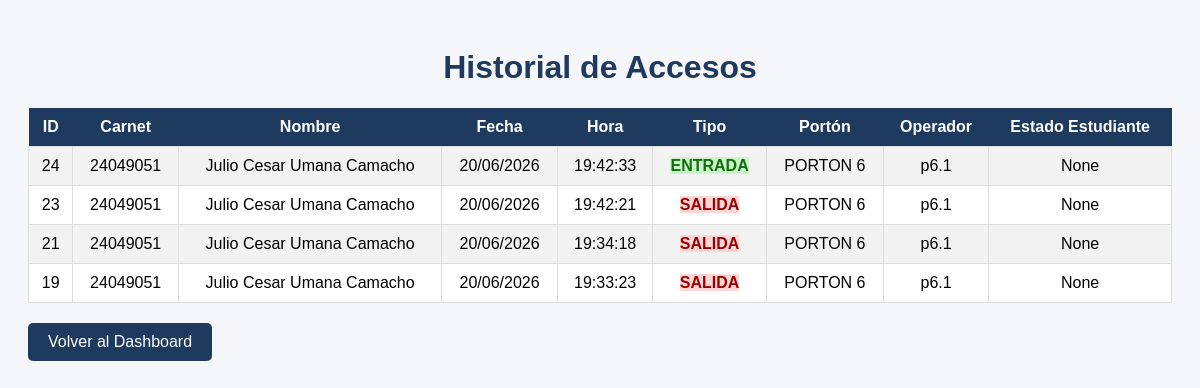
Screenshot of /ver_registros (signed in) with the database file from the repository.
### tables this page shows
CREATE TABLE registros(

    id INTEGER PRIMARY KEY AUTOINCREMENT,

    carnet TEXT,

    nombre TEXT,

    fecha TEXT,

    hora TEXT,

    tipo_acceso TEXT,

    porton TEXT

, usuario_operador TEXT, estado_estudiante TEXT);

### app.py (the view)
@app.route('/ver_registros')
def ver_registros():
    if 'usuario' not in session:
        return redirect('/')
    conexion = sqlite3.connect(
        os.path.join(BASE_DIR,"control_acceso.db")
    )
    cursor = conexion.cursor()
    rol = session.get("rol")
    if rol == "GUARDA":
        cursor.execute("""
            SELECT *
            FROM registros
            WHERE porton=?
            ORDER BY id DESC
        """,
        (
            session.get("porton"),
        ))
    elif rol == "SUPERVISOR":
        cursor.execute("""
            SELECT *
            FROM registros
            ORDER BY id DESC
        """)
    else:
        cursor.execute("""
            SELECT *
            FROM registros
            ORDER BY id DESC
        """)
    registros = cursor.fetchall()
    conexion.close()
    return render_template(
        "registros.html",
        registros=registros
    )

### templates/registros.html (shortened to what this page needs)
<!DOCTYPE html>
<html lang="es">
<head>
</head>
<body>
<h1>
Historial de Accesos
</h1>
<table>
<tr>
<th>ID</th>
<th>Carnet</th>
<th>Nombre</th>
<th>Fecha</th>
<th>Hora</th>
<th>Tipo</th>
<th>Portón</th>
<th>Operador</th>
<th>Estado Estudiante</th>
</tr>
{% for registro in registros %}
<tr>
<td>
{{ registro[0] }}
</td>
<td>
{{ registro[1] }}
</td>
<td>
{{ registro[2] }}
</td>
<td>
{{ registro[3] }}
</td>
<td>
{{ registro[4] }}
</td>
<td>
{% if registro[5] == "ENTRADA" %}
<span class="entrada">
ENTRADA
</span>
{% else %}
<span class="salida">
SALIDA
</span>
{% endif %}
</td>
<td>
{{ registro[6] }}
</td>
<td>
{{ registro[7] }}
</td>
<td>
{% if registro[8] == "ACTIVO" %}
<span class="estado activo">
ACTIVO
</span>
{% elif registro[8] == "EGRESADO" %}
<span class="estado egresado">
EGRESADO
</span>
{% elif registro[8] == "SIN_MATRICULA" %}
<span class="estado sin_matricula">
SIN MATRÍCULA
</span>
{% elif registro[8] == "EXPULSADO" %}
<span class="estado expulsado">
EXPULSADO
</span>
{% else %}
{{ registro[8] }}
{% endif %}
</td>
</tr>
{% endfor %}
</table>
<a href="/dashboard">
Volver al Dashboard
</a>
</body>
</html>

### templates/registros.html (style rules this page uses)
body { font-family:Arial,sans-serif; background:#f4f6f9; padding:20px; }
h1 { text-align:center; color:#1e3a5f; }
table { width:100%; border-collapse:collapse; background:white; }
th { background:#1e3a5f; color:white; padding:10px; }
td { padding:10px; border:1px solid #ddd; text-align:center; }
tr:nth-child(even) { background:#f2f2f2; }
.entrada { background:#c8f7c5; color:#146b14; font-weight:bold; }
.salida { background:#ffd6d6; color:#9b0000; font-weight:bold; }
a { display:inline-block; margin-top:20px; background:#1e3a5f; color:white; padding:10px 20px; text-decoration:none; border-radius:5px; }

### rows the page displays
registros: id "24", carnet "24049051", nombre "Julio Cesar Umana Camacho", fecha "20/06/2026", hora "19:42:33", tipo_acceso "ENTRADA", porton "PORTON 6", usuario_operador "p6.1", registro "None"
registros: id "23", carnet "24049051", nombre "Julio Cesar Umana Camacho", fecha "20/06/2026", hora "19:42:21", tipo_acceso "SALIDA", porton "PORTON 6", usuario_operador "p6.1", registro "None"
registros: id "21", carnet "24049051", nombre "Julio Cesar Umana Camacho", fecha "20/06/2026", hora "19:34:18", tipo_acceso "SALIDA", porton "PORTON 6", usuario_operador "p6.1", registro "None"
registros: id "19", carnet "24049051", nombre "Julio Cesar Umana Camacho", fecha "20/06/2026", hora "19:33:23", tipo_acceso "SALIDA", porton "PORTON 6", usuario_operador "p6.1", registro "None"
